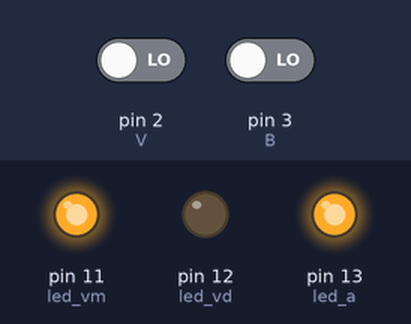
The sketch below on a simulated Arduino Uno, built with avr-gcc and run on an emulated ATmega328P. On the bench: output pins drawn as LEDs (lit = HIGH). Inputs (shaded band) come from the test bench; at power-on: pin 2 (V) LOW, pin 3 (B) LOW.

Above: at 0.1 s.
Timing chart, 0 to 1.6 s (numbered marks = the images above):
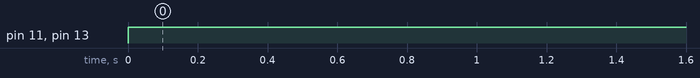

The sketch:

ex_1.ino
```cpp
const int V = 2;// botão Vermelho
const int B = 3;//botão Vermelho
const int led_vm = 11;// led vermelho
const int led_vd = 12;// led verde
const int led_a = 13;// led amarelo

boolean botaoV = false;
boolean botaoB = false;

void setup() {
  pinMode(V, INPUT);// input significa entrada
  pinMode(B, INPUT);
  pinMode(led_vm, OUTPUT);// output significa saida
  pinMode(led_vd, OUTPUT);
  pinMode(led_a, OUTPUT);
}
// os colchetes não são necessários no if e no else quando há apenas 1 linha, apartir de 2 já é necessário.
void loop() {
  botaoV = digitalRead(V);
  botaoB = digitalRead(B);
  if ((V) && (B)) //&& é a função lógica and (multiplicação)
    digitalWrite(led_vm, HIGH); // high é ligado ou "1"
  else // é qualqer coisa ao contrario da condição do if
    digitalWrite(led_vm, LOW);// low é desligado ou "0"
  if ((V == true) || (B == true))// || significa função lógica ou (soma)
     digitalWrite(led_vd, HIGH);
  else
     digitalWrite(led_vd, LOW);
  if (V ^ B) // ^ significa a função lógica xor ( sinais diferentes ligado ou "1"), (sinas iguais desligado ou "0")
     digitalWrite(led_a, HIGH);
  else
     digitalWrite(led_a, LOW);
}
```

Measured:
- by itself, pin 11 (led_vm), pin 13 (led_a): LOW → HIGH at 0.00 s
